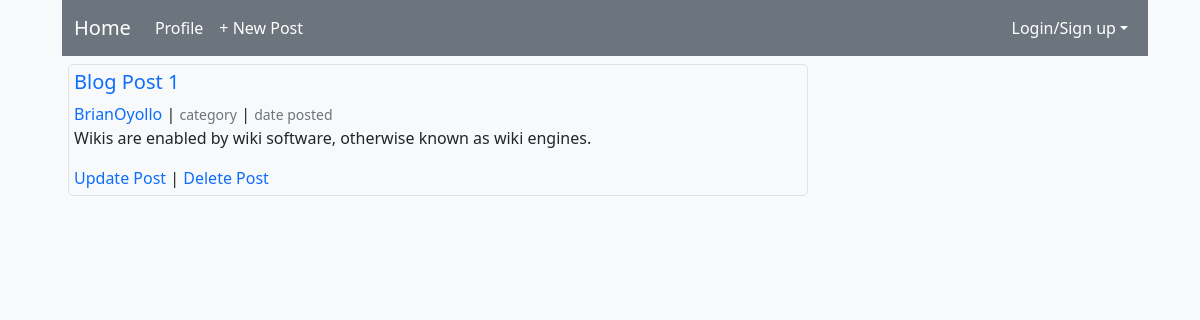
The app's page /post/1/ with its own data.
### blog/models.py (models this page shows, shortened)
class Post(models.Model):
    title = models.CharField(max_length=200)
    author = models.ForeignKey('auth.User', on_delete=models.CASCADE)
    body = models.TextField()

### blog/views.py (the view)
# urls.py: path('post/<int:pk>/', PostDetailView.as_view(), name='post-detail'),
class PostDetailView(DetailView):
    model = Post
    template_name = 'blog/post_detail.html'
    context_object_name = 'all_blog_posts'

### blog/templates/blog/post_detail.html (shortened to what this page needs)
{% extends 'blog/base.html' %}
{% block posts %}
        <div class="post-item border ">
            <h5 class="text-primary">{{ object.title|title }}</h5>
            <a class=" text-primary" href="#">{{ object.author }}</a> | <small class="text-muted">category</small> | <small class="text-muted">date posted</small>
            <p style="white-space: pre-wrap; word-break: break-word">{{ object.body }}</p>
        <a href="{% url 'post-update' object.id %}">Update Post</a> | <a href="{% url 'post-delete' object.id %}">Delete Post</a>
        </div>
{% endblock posts %}

### blog/static/blog/main.css (style rules this page uses)
body { margin-left: 5%; margin-right:5%; }
a { text-decoration: none; }
.post-item { margin:8px; overflow: auto; padding: 5px; border-radius: 5px; }

### records on screen
Post: title "Blog Post 1", author "BrianOyollo", body "Wikis are enabled by wiki software, otherwise known as wiki engines."
